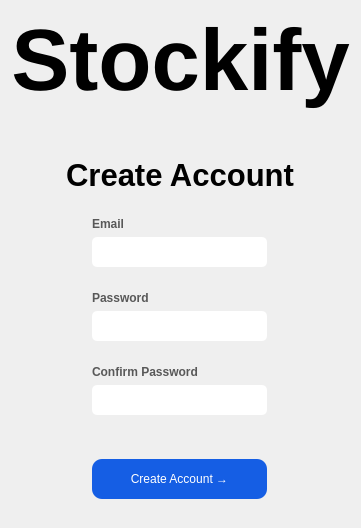
         <widget class="QWidget" name="createPage">
          <layout class="QVBoxLayout" name="verticalLayout_8">
           <item>
            <widget class="QLabel" name="createTitleLabel">
             <property name="maximumSize">
              <size>
               <width>16777215</width>
               <height>16777215</height>
              </size>
             </property>
             <property name="font">
              <font>
               <family>Helvetica</family>
               <pointsize>65</pointsize>
               <weight>75</weight>
               <bold>true</bold>
              </font>
             </property>
             <property name="styleSheet">
              <string notr="true">color: rgb(0, 0, 0);</string>
             </property>
             <property name="text">
              <string>Stockify</string>
             </property>
             <property name="alignment">
              <set>Qt::AlignCenter</set>
             </property>
            </widget>
           </item>
           <item>
            <widget class="QWidget" name="createTitle_Widget" native="true">
             <property name="maximumSize">
              <size>
               <width>300</width>
               <height>16777215</height>
              </size>
             </property>
             <property name="font">
              <font>
               <family>Helvetica</family>
              </font>
             </property>
             <layout class="QVBoxLayout" name="verticalLayout_9"/>
            </widget>
           </item>
           <item alignment="Qt::AlignHCenter|Qt::AlignVCenter">
            <widget class="QFrame" name="createFrame">
             <property name="minimumSize">
              <size>
               <width>0</width>
               <height>0</height>
              </size>
             </property>
             <property name="maximumSize">
              <size>
               <width>16777215</width>
               <height>16777215</height>
              </size>
             </property>
             <property name="styleSheet">
              <string notr="true">border-width: 10px;
border-radius: 10px;</string>
             </property>
             <property name="frameShape">
              <enum>QFrame::StyledPanel</enum>
             </property>
             <property name="frameShadow">
              <enum>QFrame::Raised</enum>
             </property>
             <layout class="QVBoxLayout" name="verticalLayout_15">
              <item>
               <widget class="QWidget" name="create_Widget" native="true">
                <property name="minimumSize">
                 <size>
                  <width>0</width>
                  <height>0</height>
                 </size>
                </property>
                <property name="maximumSize">
                 <size>
                  <width>16777215</width>
                  <height>16777215</height>
                 </size>
                </property>
                <layout class="QVBoxLayout" name="verticalLayout_16">
                 <item>
                  <widget class="QLabel" name="createLabel">
                   <property name="maximumSize">
                    <size>
                     <width>16777215</width>
                     <height>16777215</height>
                    </size>
                   </property>
                   <property name="font">
                    <font>
                     <pointsize>23</pointsize>
                     <weight>75</weight>
                     <bold>true</bold>
                    </font>
                   </property>
                   <property name="styleSheet">
                    <string notr="true">color: rgb(0, 0, 0);</string>
                   </property>
                   <property name="text">
                    <string>Create Account</string>
                   </property>
                   <property name="alignment">
                    <set>Qt::AlignCenter</set>
                   </property>
                  </widget>
                 </item>
                </layout>
               </widget>
              </item>
              <item alignment="Qt::AlignHCenter">
               <widget class="QWidget" name="createUser_Widget" native="true">
                <property name="maximumSize">
                 <size>
                  <width>200</width>
                  <height>16777215</height>
                 </size>
                </property>
                <layout class="QVBoxLayout" name="verticalLayout_17">
                 <item>
                  <widget class="QLabel" name="createUserLabel">
                   <property name="maximumSize">
                    <size>
                     <width>100</width>
                     <height>16777215</height>
                    </size>
                   </property>
                   <property name="font">
                    <font>
                     <weight>75</weight>
                     <bold>true</bold>
                    </font>
                   </property>
                   <property name="styleSheet">
                    <string notr="true">color: rgb(88, 88, 88);r</string>
                   </property>
                   <property name="text">
                    <string>Email</string>
                   </property>
                   <property name="alignment">
                    <set>Qt::AlignLeading|Qt::AlignLeft|Qt::AlignVCenter</set>
                   </property>
                  </widget>
                 </item>
                 <item>
                  <widget class="QLineEdit" name="createUserEnter">
                   <property name="minimumSize">
                    <size>
                     <width>175</width>
                     <height>30</height>
                    </size>
                   </property>
                   <property name="maximumSize">
                    <size>
                     <width>16777215</width>
                     <height>16777215</height>
                    </size>
                   </property>
                   <property name="styleSheet">
                    <string notr="true">background-color: rgb(255, 255, 255);
border-width: 10px;
border-radius: 5px;
color: rgb(0, 0, 0);</string>
                   </property>
                   <property name="text">
                    <string/>
                   </property>
                  </widget>
                 </item>
                </layout>
               </widget>
              </item>
              <item alignment="Qt::AlignHCenter">
               <widget class="QWidget" name="createPass_Widget" native="true">
                <property name="maximumSize">
                 <size>
                  <width>200</width>
                  <height>16777215</height>
                 </size>
                </property>
                <layout class="QVBoxLayout" name="verticalLayout_18">
                 <item>
                  <widget class="QLabel" name="createPassLabel">
                   <property name="maximumSize">
                    <size>
                     <width>100</width>
                     <height>16777215</height>
                    </size>
                   </property>
                   <property name="font">
                    <font>
                     <weight>75</weight>
                     <bold>true</bold>
                    </font>
                   </property>
                   <property name="styleSheet">
                    <string notr="true">color: rgb(88, 88, 88);</string>
                   </property>
                   <property name="text">
                    <string>Password</string>
                   </property>
                   <property name="alignment">
                    <set>Qt::AlignLeading|Qt::AlignLeft|Qt::AlignVCenter</set>
                   </property>
                  </widget>
                 </item>
                 <item>
                  <widget class="QLineEdit" name="createPassEnter">
                   <property name="minimumSize">
                    <size>
                     <width>175</width>
                     <height>30</height>
                    </size>
                   </property>
                   <property name="styleSheet">
                    <string notr="true">background-color: rgb(255, 255, 255);
border-width: 10px;
border-radius: 5px;
color: rgb(0, 0, 0);</string>
                   </property>
                   <property name="text">
                    <string/>
                   </property>
                  </widget>
                 </item>
                </layout>
               </widget>
              </item>
              <item alignment="Qt::AlignHCenter">
               <widget class="QWidget" name="confirm_Widget" native="true">
                <property name="minimumSize">
                 <size>
                  <width>0</width>
                  <height>0</height>
                 </size>
                </property>
                <property name="maximumSize">
                 <size>
                  <width>200</width>
                  <height>16777215</height>
                 </size>
                </property>
                <layout class="QVBoxLayout" name="verticalLayout_11">
                 <item>
                  <widget class="QLabel" name="confirmLabel">
                   <property name="maximumSize">
                    <size>
                     <width>125</width>
                     <height>16777215</height>
                    </size>
                   </property>
                   <property name="font">
                    <font>
                     <weight>75</weight>
                     <bold>true</bold>
                    </font>
                   </property>
                   <property name="styleSheet">
                    <string notr="true">color: rgb(88, 88, 88);</string>
                   </property>
                   <property name="text">
                    <string>Confirm Password</string>
                   </property>
                  </widget>
                 </item>
                 <item>
                  <widget class="QLineEdit" name="confirmEnter">
                   <property name="minimumSize">
                    <size>
                     <width>175</width>
                     <height>30</height>
                    </size>
                   </property>
                   <property name="styleSheet">
                    <string notr="true">background-color: rgb(255, 255, 255);
border-width: 10px;
border-radius: 5px;
color: rgb(0, 0, 0);</string>
                   </property>
                   <property name="alignment">
                    <set>Qt::AlignLeading|Qt::AlignLeft|Qt::AlignVCenter</set>
                   </property>
                  </widget>
                 </item>
                 <item alignment="Qt::AlignHCenter">
                  <widget class="QLabel" name="createStatus">
                   <property name="styleSheet">
                    <string notr="true">color: rgb(0, 0, 0);</string>
                   </property>
                   <property name="text">
                    <string/>
                   </property>
                  </widget>
                 </item>
                </layout>
               </widget>
              </item>
              <item alignment="Qt::AlignHCenter">
               <widget class="QWidget" name="createBtn_Widget" native="true">
                <property name="minimumSize">
                 <size>
                  <width>0</width>
                  <height>0</height>
                 </size>
                </property>
                <property name="maximumSize">
                 <size>
                  <width>16777215</width>
                  <height>16777215</height>
                 </size>
                </property>
                <layout class="QVBoxLayout" name="verticalLayout_20">
                 <item>
                  <widget class="QPushButton" name="createBtn">
                   <property name="minimumSize">
                    <size>
                     <width>175</width>
                     <height>40</height>
                    </size>
                   </property>
                   <property name="styleSheet">
                    <string notr="true">QPushButton {
background-color: rgb(21, 94, 228);
color: rgb(255, 255, 255);
border-style: solid;
border-color: black;
border-width: 0px;
border-radius: 10px;
}

QPushButton:hover {
    background-color: rgb(30, 69, 203);
}

QPushButton:pressed {
    background-color: rgb(0, 39, 173);
}

</string>
                   </property>
                   <property name="text">
                    <string>Create Account →</string>
                   </property>
                  </widget>
                 </item>
                </layout>
               </widget>
              </item>
             </layout>
            </widget>
           </item>
          </layout>
         </widget>
